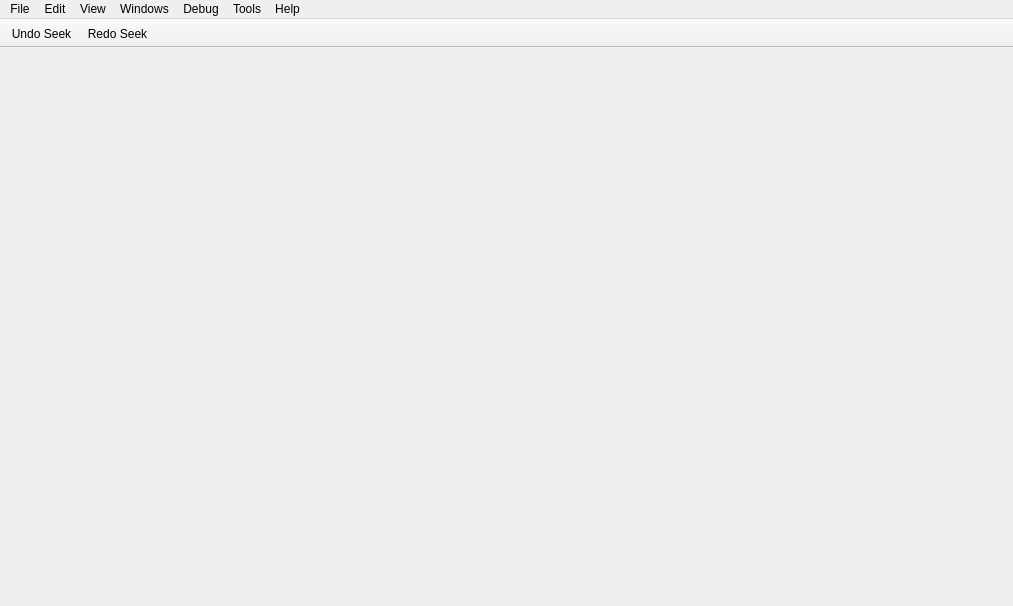
<?xml version="1.0" encoding="UTF-8"?>
<ui version="4.0">
 <class>MainWindow</class>
 <widget class="QMainWindow" name="MainWindow">
  <property name="geometry">
   <rect>
    <x>0</x>
    <y>0</y>
    <width>1013</width>
    <height>606</height>
   </rect>
  </property>
  <property name="sizePolicy">
   <sizepolicy hsizetype="Expanding" vsizetype="Expanding">
    <horstretch>0</horstretch>
    <verstretch>0</verstretch>
   </sizepolicy>
  </property>
  <property name="windowTitle">
   <string notr="true">Cutter</string>
  </property>
  <property name="styleSheet">
   <string notr="true"/>
  </property>
  <property name="documentMode">
   <bool>true</bool>
  </property>
  <property name="dockNestingEnabled">
   <bool>true</bool>
  </property>
  <widget class="QMenu" name="addExtraWidgets">
   <property name="title">
    <string>Add extra...</string>
   </property>
  </widget>
  <widget class="QMenuBar" name="menuBar">
   <property name="geometry">
    <rect>
     <x>0</x>
     <y>0</y>
     <width>1013</width>
     <height>22</height>
    </rect>
   </property>
   <property name="defaultUp">
    <bool>false</bool>
   </property>
   <property name="nativeMenuBar">
    <bool>true</bool>
   </property>
   <widget class="QMenu" name="menuFile">
    <property name="geometry">
     <rect>
      <x>2024</x>
      <y>127</y>
      <width>151</width>
      <height>312</height>
     </rect>
    </property>
    <property name="title">
     <string>File</string>
    </property>
    <widget class="QMenu" name="menuSetMode">
     <property name="toolTip">
      <string/>
     </property>
     <property name="title">
      <string>Set mode</string>
     </property>
     <addaction name="actionWriteMode"/>
     <addaction name="actionCacheMode"/>
     <addaction name="actionReadOnly"/>
    </widget>
    <addaction name="actionNew"/>
    <addaction name="actionMap"/>
    <addaction name="separator"/>
    <addaction name="actionImportPDB"/>
    <addaction name="actionAnalyze"/>
    <addaction name="separator"/>
    <addaction name="actionApplySigFromFile"/>
    <addaction name="actionCreateNewSig"/>
    <addaction name="separator"/>
    <addaction name="menuSetMode"/>
    <addaction name="actionCommitChanges"/>
    <addaction name="separator"/>
    <addaction name="actionSave"/>
    <addaction name="actionSaveAs"/>
    <addaction name="actionExport_as_code"/>
    <addaction name="separator"/>
    <addaction name="actionRun_Script"/>
    <addaction name="separator"/>
    <addaction name="actionQuit"/>
    <addaction name="separator"/>
   </widget>
   <widget class="QMenu" name="menuView">
    <property name="title">
     <string>View</string>
    </property>
    <property name="tabsOnTop" stdset="0">
     <bool>false</bool>
    </property>
    <widget class="QMenu" name="menuZoom">
     <property name="title">
      <string>Zoom</string>
     </property>
     <addaction name="actionZoomIn"/>
     <addaction name="actionZoomOut"/>
     <addaction name="separator"/>
     <addaction name="actionZoomReset"/>
    </widget>
    <widget class="QMenu" name="menuLayouts">
     <property name="title">
      <string>Layouts</string>
     </property>
    </widget>
    <addaction name="actionRefresh_contents"/>
    <addaction name="separator"/>
    <addaction name="actionDefault"/>
    <addaction name="actionReset_settings"/>
    <addaction name="separator"/>
    <addaction name="actionUnlock"/>
    <addaction name="actionTabs_on_Top"/>
    <addaction name="actionGrouped_dock_dragging"/>
    <addaction name="separator"/>
    <addaction name="menuZoom"/>
    <addaction name="separator"/>
    <addaction name="actionManageLayouts"/>
    <addaction name="actionSaveLayout"/>
    <addaction name="menuLayouts"/>
   </widget>
   <widget class="QMenu" name="menuTools">
    <property name="title">
     <string>Tools</string>
    </property>
    <addaction name="actionBaseFind"/>
   </widget>
   <widget class="QMenu" name="menuHelp">
    <property name="title">
     <string>Help</string>
    </property>
    <addaction name="actionAbout"/>
    <addaction name="actionIssue"/>
    <addaction name="actionDocumentation"/>
   </widget>
   <widget class="QMenu" name="menuEdit">
    <property name="title">
     <string>Edit</string>
    </property>
    <addaction name="actionBackward"/>
    <addaction name="actionForward"/>
    <addaction name="separator"/>
    <addaction name="actionPreferences"/>
   </widget>
   <widget class="QMenu" name="menuWindows">
    <property name="title">
     <string>Windows</string>
    </property>
    <widget class="QMenu" name="menuPlugins">
     <property name="title">
      <string>Plugins</string>
     </property>
    </widget>
    <widget class="QMenu" name="menuAddInfoWidgets">
     <property name="title">
      <string>Info...</string>
     </property>
    </widget>
    <widget class="QMenu" name="menuAddDebugWidgets">
     <property name="title">
      <string>Debug...</string>
     </property>
    </widget>
    <addaction name="actionExtraDecompiler"/>
    <addaction name="actionExtraDisassembly"/>
    <addaction name="actionExtraGraph"/>
    <addaction name="actionExtraHexdump"/>
    <addaction name="separator"/>
    <addaction name="menuAddInfoWidgets"/>
    <addaction name="menuAddDebugWidgets"/>
    <addaction name="menuPlugins"/>
    <addaction name="separator"/>
   </widget>
   <widget class="QMenu" name="menuDebug">
    <property name="title">
     <string>Debug</string>
    </property>
   </widget>
   <addaction name="menuFile"/>
   <addaction name="menuEdit"/>
   <addaction name="menuView"/>
   <addaction name="menuWindows"/>
   <addaction name="menuDebug"/>
   <addaction name="menuTools"/>
   <addaction name="menuHelp"/>
  </widget>
  <widget class="QToolBar" name="mainToolBar">
   <property name="sizePolicy">
    <sizepolicy hsizetype="Preferred" vsizetype="Fixed">
     <horstretch>0</horstretch>
     <verstretch>0</verstretch>
    </sizepolicy>
   </property>
   <property name="contextMenuPolicy">
    <enum>Qt::DefaultContextMenu</enum>
   </property>
   <property name="windowTitle">
    <string>Main toolbar</string>
   </property>
   <property name="movable">
    <bool>false</bool>
   </property>
   <property name="iconSize">
    <size>
     <width>16</width>
     <height>16</height>
    </size>
   </property>
   <property name="toolButtonStyle">
    <enum>Qt::ToolButtonIconOnly</enum>
   </property>
   <attribute name="toolBarArea">
    <enum>TopToolBarArea</enum>
   </attribute>
   <attribute name="toolBarBreak">
    <bool>false</bool>
   </attribute>
   <addaction name="actionBackward"/>
   <addaction name="actionForward"/>
  </widget>
  <action name="actionDefault">
   <property name="text">
    <string>Reset to default layout</string>
   </property>
  </action>
  <action name="actionZen">
   <property name="text">
    <string>Zen Mode</string>
   </property>
   <property name="toolTip">
    <string>Zen mode</string>
   </property>
  </action>
  <action name="actionBaseFind">
   <property name="text">
    <string>BaseFind</string>
   </property>
  </action>
  <action name="actionAbout">
   <property name="text">
    <string>About</string>
   </property>
  </action>
  <action name="actionIssue">
   <property name="text">
    <string>Report an issue</string>
   </property>
  </action>
  <action name="actionNew">
   <property name="text">
    <string>New Window</string>
   </property>
   <property name="shortcut">
    <string>Ctrl+N</string>
   </property>
  </action>
  <action name="actionClose">
   <property name="text">
    <string>Close</string>
   </property>
  </action>
  <action name="actionSave_workspace">
   <property name="text">
    <string>Save layout</string>
   </property>
   <property name="toolTip">
    <string>Save layout</string>
   </property>
  </action>
  <action name="actionDocumentation">
   <property name="text">
    <string>Documentation</string>
   </property>
  </action>
  <action name="actionMap">
   <property name="text">
    <string>Map File</string>
   </property>
   <property name="shortcut">
    <string>Ctrl+M</string>
   </property>
  </action>
  <action name="actionSave">
   <property name="text">
    <string>Save Project</string>
   </property>
   <property name="shortcut">
    <string>Ctrl+S</string>
   </property>
  </action>
  <action name="actionCut">
   <property name="text">
    <string>Cut</string>
   </property>
  </action>
  <action name="actionCopy">
   <property name="text">
    <string>Copy</string>
   </property>
  </action>
  <action name="actionPaste">
   <property name="text">
    <string>Paste</string>
   </property>
  </action>
  <action name="actionDelete">
   <property name="text">
    <string>Delete</string>
   </property>
  </action>
  <action name="actionSelect_all">
   <property name="text">
    <string>Select all</string>
   </property>
   <property name="toolTip">
    <string>Select all</string>
   </property>
  </action>
  <action name="actionFind">
   <property name="text">
    <string>Find</string>
   </property>
  </action>
  <action name="actionFind_next">
   <property name="text">
    <string>Find next</string>
   </property>
   <property name="toolTip">
    <string>Find next</string>
   </property>
  </action>
  <action name="actionFind_previous">
   <property name="text">
    <string>Find previous</string>
   </property>
   <property name="toolTip">
    <string>Find previous</string>
   </property>
  </action>
  <action name="actionBackward">
   <property name="icon">
    <iconset>
     <normaloff>:/img/icons/arrow_left.svg</normaloff>:/img/icons/arrow_left.svg</iconset>
   </property>
   <property name="text">
    <string>Undo Seek</string>
   </property>
   <property name="toolTip">
    <string>Go back</string>
   </property>
  </action>
  <action name="actionForward">
   <property name="icon">
    <iconset>
     <normaloff>:/img/icons/arrow_right.svg</normaloff>:/img/icons/arrow_right.svg</iconset>
   </property>
   <property name="text">
    <string>Redo Seek</string>
   </property>
  </action>
  <action name="actionUnlock">
   <property name="checkable">
    <bool>true</bool>
   </property>
   <property name="checked">
    <bool>true</bool>
   </property>
   <property name="text">
    <string>Unlock Panels</string>
   </property>
   <property name="toolTip">
    <string>Toggle panel locks</string>
   </property>
   <property name="icon">
    <iconset>
     <normaloff>:/lock</normaloff><normalon>:/unlock</normalon>:/unlock</iconset>
   </property>
   <property name="iconVisibleInMenu">
    <bool>false</bool>
   </property>
  </action>
  <action name="actionTheme">
   <property name="checkable">
    <bool>false</bool>
   </property>
   <property name="icon">
    <iconset>
     <normaloff>:/img/icons/themes.svg</normaloff>:/img/icons/themes.svg</iconset>
   </property>
   <property name="text">
    <string>Theme</string>
   </property>
   <property name="autoRepeat">
    <bool>false</bool>
   </property>
   <property name="menuRole">
    <enum>QAction::PreferencesRole</enum>
   </property>
  </action>
  <action name="actionTabs">
   <property name="icon">
    <iconset>
     <normaloff>:/img/icons/tabs.svg</normaloff>:/img/icons/tabs.svg</iconset>
   </property>
   <property name="text">
    <string>Tabs up/down</string>
   </property>
   <property name="toolTip">
    <string>Tabs up/down</string>
   </property>
  </action>
  <action name="actionRefresh_Panels">
   <property name="icon">
    <iconset>
     <normaloff>:/img/icons/spin.svg</normaloff>:/img/icons/spin.svg</iconset>
   </property>
   <property name="text">
    <string>Refresh</string>
   </property>
  </action>
  <action name="actionTabs_on_Top">
   <property name="checkable">
    <bool>true</bool>
   </property>
   <property name="text">
    <string>Show Tabs at the Top</string>
   </property>
   <property name="toolTip">
    <string>Toggle tab position</string>
   </property>
  </action>
  <action name="actionDark_Theme">
   <property name="text">
    <string>Dark Theme</string>
   </property>
  </action>
  <action name="actionLoad_workspace">
   <property name="text">
    <string>Load layout</string>
   </property>
   <property name="toolTip">
    <string>Load layout</string>
   </property>
  </action>
  <action name="actionWhite_Theme">
   <property name="text">
    <string>Default Theme</string>
   </property>
  </action>
  <action name="actionBindiff">
   <property name="text">
    <string>Bindiff</string>
   </property>
  </action>
  <action name="actionAnalysis">
   <property name="text">
    <string>Analysis</string>
   </property>
  </action>
  <action name="actionTest_menu">
   <property name="text">
    <string>Test menu</string>
   </property>
  </action>
  <action name="actionHexCopy_Hexpair">
   <property name="text">
    <string>Copy hexpair</string>
   </property>
   <property name="toolTip">
    <string>Copy hexpair</string>
   </property>
  </action>
  <action name="actionHexCopy_Text">
   <property name="text">
    <string>Copy text</string>
   </property>
   <property name="toolTip">
    <string>Copy text</string>
   </property>
  </action>
  <action name="actionHexCopy_ASCII">
   <property name="text">
    <string>Copy ASCII</string>
   </property>
  </action>
  <action name="actionHexInsert_String">
   <property name="text">
    <string>Insert string</string>
   </property>
   <property name="toolTip">
    <string>Insert string</string>
   </property>
  </action>
  <action name="actionHexInsert_Hex">
   <property name="text">
    <string>Insert hex</string>
   </property>
   <property name="toolTip">
    <string>Insert hex</string>
   </property>
  </action>
  <action name="actionHexEdit">
   <property name="text">
    <string>Edit</string>
   </property>
  </action>
  <action name="actionHexPaste">
   <property name="text">
    <string>Paste</string>
   </property>
  </action>
  <action name="actionDisas_ShowHideBytes">
   <property name="text">
    <string>Show/Hide bytes</string>
   </property>
  </action>
  <action name="actionDisasSwitch_case">
   <property name="text">
    <string>Switch case</string>
   </property>
  </action>
  <action name="actionDisasCopy_All">
   <property name="text">
    <string>Copy all</string>
   </property>
   <property name="toolTip">
    <string>Copy all</string>
   </property>
  </action>
  <action name="actionDisasCopy_Bytes">
   <property name="text">
    <string>Copy bytes</string>
   </property>
   <property name="toolTip">
    <string>Copy bytes</string>
   </property>
  </action>
  <action name="actionDisasCopy_Disasm">
   <property name="text">
    <string>Copy disasm</string>
   </property>
   <property name="toolTip">
    <string>Copy disasm</string>
   </property>
  </action>
  <action name="actionDisplayOptions">
   <property name="text">
    <string>Copy disasm</string>
   </property>
   <property name="toolTip">
    <string>Copy disasm</string>
   </property>
  </action>
  <action name="actionStart_Web_Server">
   <property name="checkable">
    <bool>true</bool>
   </property>
   <property name="icon">
    <iconset>
     <normaloff>:/img/icons/cloud.svg</normaloff>:/img/icons/cloud.svg</iconset>
   </property>
   <property name="text">
    <string>Start web server</string>
   </property>
   <property name="toolTip">
    <string>Start web server</string>
   </property>
  </action>
  <action name="action1column">
   <property name="text">
    <string>1</string>
   </property>
  </action>
  <action name="action2columns">
   <property name="text">
    <string>2</string>
   </property>
  </action>
  <action name="action4columns">
   <property name="text">
    <string>4</string>
   </property>
  </action>
  <action name="action8columns">
   <property name="text">
    <string>8</string>
   </property>
  </action>
  <action name="action16columns">
   <property name="text">
    <string>16</string>
   </property>
  </action>
  <action name="action32columns">
   <property name="text">
    <string>32</string>
   </property>
  </action>
  <action name="action64columns">
   <property name="text">
    <string>64</string>
   </property>
  </action>
  <action name="actionSyntax_AT_T_Intel">
   <property name="text">
    <string>Syntax AT&amp;T/Intel</string>
   </property>
  </action>
  <action name="actionFunctionsRename">
   <property name="text">
    <string>Rename</string>
   </property>
  </action>
  <action name="actionFunctionsUndefine">
   <property name="text">
    <string>Undefine</string>
   </property>
  </action>
  <action name="actionDisasRename">
   <property name="text">
    <string>Rename</string>
   </property>
  </action>
  <action name="actionDisasmUndefine">
   <property name="text">
    <string>Undefine</string>
   </property>
  </action>
  <action name="actionDisasAdd_comment">
   <property name="text">
    <string>Add comment</string>
   </property>
  </action>
  <action name="actionhide_bottomPannel">
   <property name="checkable">
    <bool>true</bool>
   </property>
   <property name="icon">
    <iconset>
     <normaloff>:/img/icons/down.svg</normaloff>:/img/icons/down.svg</iconset>
   </property>
   <property name="text">
    <string>Show/Hide bottom panel</string>
   </property>
   <property name="toolTip">
    <string>Show/Hide bottom panel</string>
   </property>
  </action>
  <action name="actionRun_Script">
   <property name="text">
    <string>Run Rizin script</string>
   </property>
  </action>
  <action name="actionReset_settings">
   <property name="text">
    <string>Reset Settings</string>
   </property>
   <property name="toolTip">
    <string>Reset settings</string>
   </property>
  </action>
  <action name="actionQuit">
   <property name="text">
    <string>Quit</string>
   </property>
   <property name="shortcut">
    <string>Ctrl+Q</string>
   </property>
  </action>
  <action name="actionExports">
   <property name="checkable">
    <bool>true</bool>
   </property>
   <property name="text">
    <string>Exports</string>
   </property>
   <property name="toolTip">
    <string>Show/Hide Exports panel</string>
   </property>
  </action>
  <action name="actionRefresh_contents">
   <property name="text">
    <string>Refresh Contents</string>
   </property>
   <property name="toolTip">
    <string>Refresh contents</string>
   </property>
  </action>
  <action name="actionDisplay_Esil">
   <property name="checkable">
    <bool>true</bool>
   </property>
   <property name="text">
    <string>Show ESIL rather than assembly</string>
   </property>
  </action>
  <action name="actionDisplay_Decompiler">
   <property name="checkable">
    <bool>true</bool>
   </property>
   <property name="text">
    <string>Show pseudocode rather than assembly</string>
   </property>
  </action>
  <action name="actionDisplay_Offsets">
   <property name="checkable">
    <bool>true</bool>
   </property>
   <property name="checked">
    <bool>true</bool>
   </property>
   <property name="text">
    <string>Display offsets</string>
   </property>
  </action>
  <action name="actionPreferences">
   <property name="text">
    <string>Preferences</string>
   </property>
  </action>
  <action name="actionSaveAs">
   <property name="text">
    <string>Save Project As...</string>
   </property>
  </action>
  <action name="actionGraph">
   <property name="checkable">
    <bool>true</bool>
   </property>
   <property name="text">
    <string>Graph</string>
   </property>
  </action>
  <action name="actionImportPDB">
   <property name="text">
    <string>Import PDB</string>
   </property>
  </action>
  <action name="actionAnalyze">
   <property name="text">
    <string>Analyze Program</string>
   </property>
  </action>
  <action name="actionExport_as_code">
   <property name="text">
    <string>Export as code</string>
   </property>
  </action>
  <action name="actionApplySigFromFile">
   <property name="text">
    <string>Apply Signature From File</string>
   </property>
  </action>
  <action name="actionCreateNewSig">
   <property name="text">
    <string>Create New Signature File</string>
   </property>
  </action>
  <action name="actionExtraHexdump">
   <property name="text">
    <string>Add Hexdump</string>
   </property>
  </action>
  <action name="actionExtraDecompiler">
   <property name="text">
    <string>Add Decompiler</string>
   </property>
  </action>
  <action name="actionExtraDisassembly">
   <property name="text">
    <string>Add Disassembly</string>
   </property>
  </action>
  <action name="actionExtraGraph">
   <property name="text">
    <string>Add Graph</string>
   </property>
  </action>
  <action name="actionGrouped_dock_dragging">
   <property name="checkable">
    <bool>true</bool>
   </property>
   <property name="checked">
    <bool>true</bool>
   </property>
   <property name="text">
    <string>Grouped dock dragging</string>
   </property>
  </action>
  <action name="actionZoomIn">
   <property name="text">
    <string>Zoom In</string>
   </property>
   <property name="shortcut">
    <string>Ctrl++</string>
   </property>
   <property name="shortcutContext">
    <enum>Qt::ApplicationShortcut</enum>
   </property>
  </action>
  <action name="actionZoomOut">
   <property name="text">
    <string>Zoom Out</string>
   </property>
   <property name="shortcut">
    <string>Ctrl+-</string>
   </property>
   <property name="shortcutContext">
    <enum>Qt::ApplicationShortcut</enum>
   </property>
  </action>
  <action name="actionZoomReset">
   <property name="text">
    <string>Reset</string>
   </property>
   <property name="shortcut">
    <string>Ctrl+=</string>
   </property>
   <property name="shortcutContext">
    <enum>Qt::ApplicationShortcut</enum>
   </property>
  </action>
  <action name="actionCommitChanges">
   <property name="text">
    <string>Commit changes</string>
   </property>
  </action>
  <action name="actionWriteMode">
   <property name="checkable">
    <bool>true</bool>
   </property>
   <property name="text">
    <string>Write mode</string>
   </property>
   <property name="toolTip">
    <string>Open the file in write mode. Every change to the file will change the original file on disk.</string>
   </property>
  </action>
  <action name="actionCacheMode">
   <property name="checkable">
    <bool>true</bool>
   </property>
   <property name="text">
    <string>Cache mode</string>
   </property>
   <property name="toolTip">
    <string>Enable cache mode. Changes to the file would not be applied to disk unless you specifically commit them. This is a safer option.</string>
   </property>
  </action>
  <action name="actionReadOnly">
   <property name="checkable">
    <bool>true</bool>
   </property>
   <property name="checked">
    <bool>true</bool>
   </property>
   <property name="text">
    <string>Read-Only mode</string>
   </property>
  </action>
  <action name="actionSaveLayout">
   <property name="text">
    <string>Save layout</string>
   </property>
  </action>
  <action name="actionManageLayouts">
   <property name="text">
    <string>Manage layouts</string>
   </property>
  </action>
 </widget>
 <layoutdefault spacing="6" margin="11"/>
 <resources>
  <include location="resources.qrc"/>
 </resources>
 <connections/>
</ui>
